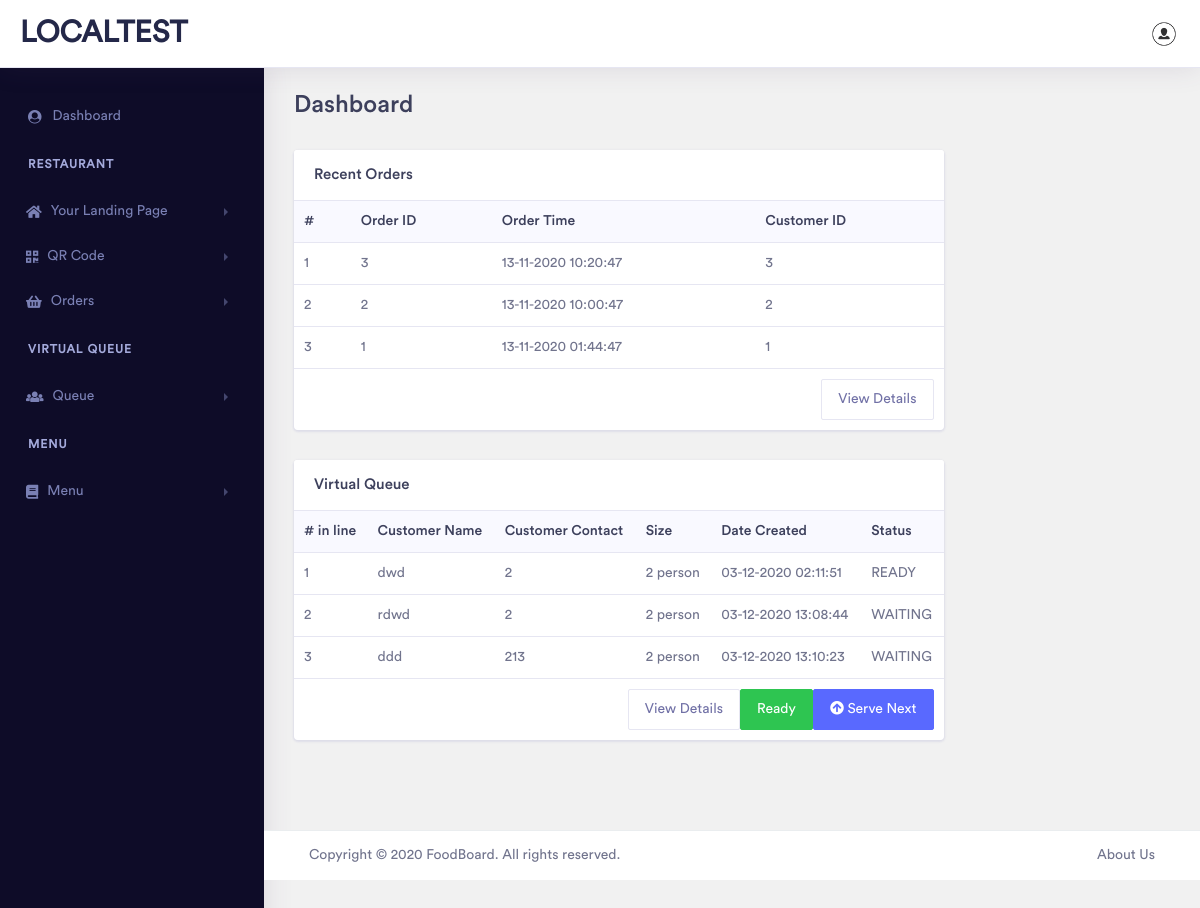
The app's page /client/index.php (signed in), older data.
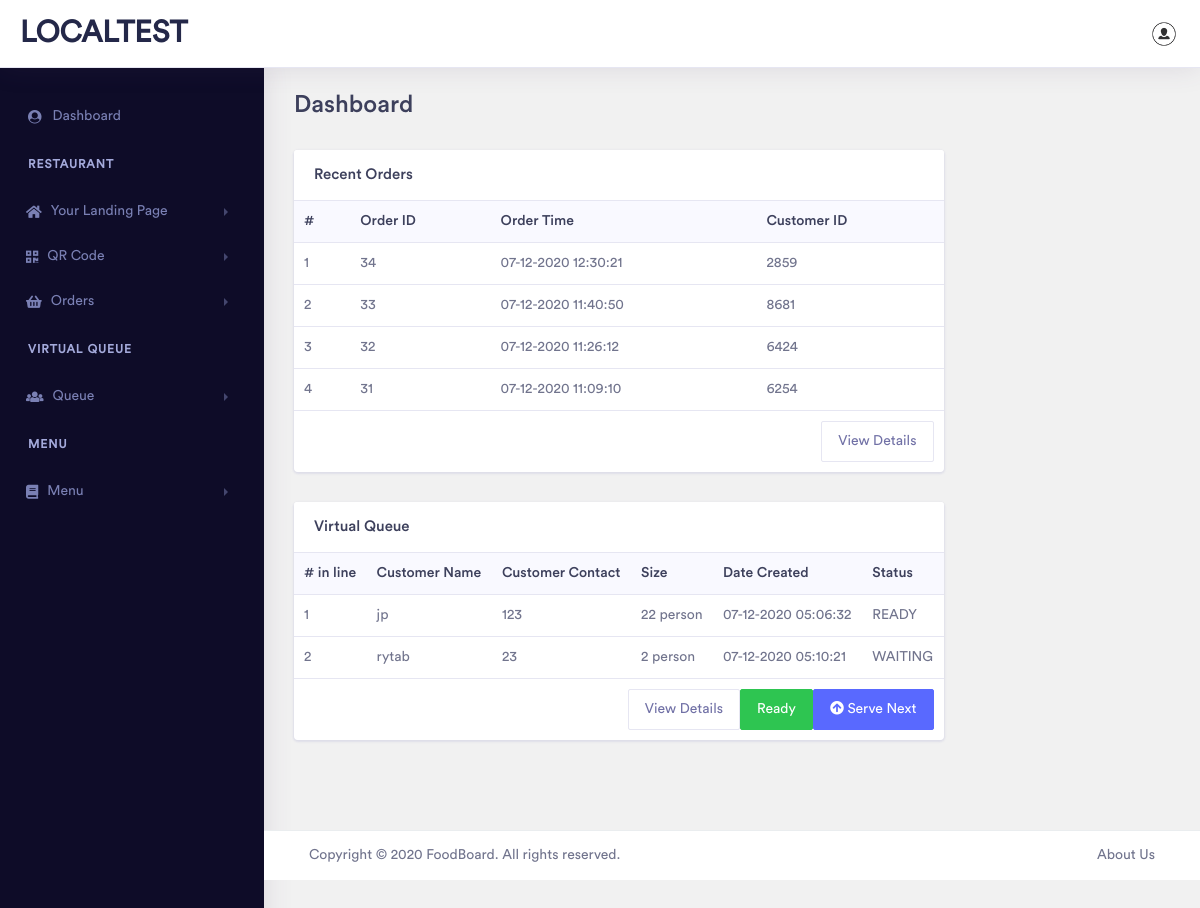
The same page, newer data.
### tables this page shows
CREATE TABLE `fos_order` (
  `uid` int(5) NOT NULL,
  `client_uid` int(5) NOT NULL,
  `order_cusid` int(5) NOT NULL,
  `order_status` varchar(50) NOT NULL,
  `date_created` varchar(50) NOT NULL,
  `date_edited` varchar(50) NOT NULL
);

CREATE TABLE `fos_queue` (
  `uid` int(5) NOT NULL,
  `client_uid` int(5) NOT NULL,
  `queue_number` varchar(50) NOT NULL,
  `queue_cus_name` varchar(50) NOT NULL,
  `queue_cus_contact` varchar(50) NOT NULL,
  `queue_cus_size` varchar(50) NOT NULL,
  `queue_status` varchar(50) NOT NULL,
  `date_created` varchar(50) NOT NULL
);

### client/index.php (the view, shortened to what the changed rows need)
<?php
include("include/connectdb.php");
$qry_order = "SELECT * FROM fos_order
        WHERE client_uid = '".$_SESSION['user_id']."' ORDER BY date_created DESC";
$result_order = mysqli_query($db, $qry_order);
$num_order = mysqli_num_rows($result_order);
$qry_queue = "SELECT * FROM fos_queue
					WHERE client_uid =  '".$_SESSION['user_id']."'";
$result_queue = mysqli_query($db, $qry_queue);
$num_queue = mysqli_num_rows($result_queue);
?>
<!doctype html>
<html lang="en">
<head>
    <link rel="stylesheet" href="assets/vendor/bootstrap/css/bootstrap.min.css">
    <link href="assets/vendor/fonts/circular-std/style.css" rel="stylesheet">
    <link rel="stylesheet" href="assets/libs/css/style.css">
    <link rel="stylesheet" href="assets/vendor/fonts/fontawesome/css/fontawesome-all.css">
    <link rel="stylesheet" href="assets/vendor/charts/chartist-bundle/chartist.css">
    <link rel="stylesheet" href="assets/vendor/charts/morris-bundle/morris.css">
    <link rel="stylesheet" href="assets/vendor/fonts/material-design-iconic-font/css/materialdesignicons.min.css">
    <link rel="stylesheet" href="assets/vendor/charts/c3charts/c3.css">
    <link rel="stylesheet" href="assets/vendor/fonts/flag-icon-css/flag-icon.min.css">
</head>
<body>
    <div class="dashboard-main-wrapper">
        <div class="dashboard-wrapper">
            <div class="dashboard-ecommerce">
                <div class="container-fluid dashboard-content ">
                    <div class="row">
                        <div class="col-xl-12 col-lg-12 col-md-12 col-sm-12 col-12">
                            <div class="page-header">
                                <h2 class="pageheader-title"> Dashboard </h2>
                            </div>
                        </div>
                    </div>
                    <div class="ecommerce-widget">
                        <div class="row">
                            <div class="col-xl-9 col-lg-12 col-md-6 col-sm-12 col-12">
                                <div class="card">
                                    <div class="card-body p-0">
                                        <div class="table-responsive">
                                            <table class="table">
                                                <thead class="bg-light">
                                                    <tr class="border-0">
                                                        <th class="border-0">#</th>
                                                        <th class="border-0">Order ID</th>
                                                        <th class="border-0">Order Time</th>
                                                        <th class="border-0">Customer ID</th>
                                                    </tr>
                                                </thead>
                                                <tbody>
                                                <?php for($c=0; $c<$num_order; $c++){ ?>
							                    <?php $order = mysqli_fetch_assoc($result_order);?>
                                                    <tr>
                                                        <td><?php echo $c+1;?></td>
                                                        <td><a href="order-detail.php?id=<?php echo $order['uid'];?>"><?php echo $order['uid'];?></a></td>
                                                        <td><?php echo $order['date_created'];?></td>
                                                        <td><?php echo $order['order_cusid'];?></td>
                                                    </tr>
                                                <?php } ?>
                                                </tbody>
                                            </table>
                                        </div>
                                    </div>
                                </div>
                            </div>
                            <div class="col-xl-9 col-lg-12 col-md-6 col-sm-12 col-12">
                                <div class="card">
                                    <div class="card-body p-0">
                                        <div class="table-responsive">
                                            <table class="table">
                                                <thead class="bg-light">
                                                    <tr class="border-0">
                                                        <th class="border-0"># in line</th>
                                                        <th class="border-0">Customer Name</th>
                                                        <th class="border-0">Customer Contact</th>
                                                        <th class="border-0">Size</th>
                                                        <th class="border-0">Date Created</th>
                                                        <th class="border-0">Status</th>
                                                    </tr>
                                                </thead>
                                                <tbody>
                                                <?php for($c=0; $c<$num_queue; $c++){ ?>
                                                <?php $q = mysqli_fetch_assoc($result_queue);?>
                                                    <tr>
                                                        <td><?php echo $q['queue_number'];?></td>
                                                        <td><?php echo $q['queue_cus_name'];?></td>
                                                        <td><?php echo $q['queue_cus_contact'];?></td>
                                                        <td><?php echo $q['queue_cus_size'];?> person</td>
                                                        <td><?php echo $q['date_created'];?></td>
                                                        <td><?php echo $q['queue_status'];?></td>
                                                    </tr>
                                                <?php } ?>
                                                </tbody>
                                            </table>
                                        </div>
                                    </div>
                                </div>
                            </div>
                        </div>
                    </div>
                </div>
            </div>
        </div>
    </div>
</body>
</html>

Row changes from the older to the newer data that the page shows:
removed fos_order: uid "3", date_created "13-11-2020 10:20:47", order_cusid "3"
removed fos_order: uid "2", date_created "13-11-2020 10:00:47", order_cusid "2"
removed fos_order: uid "1", date_created "13-11-2020 01:44:47", order_cusid "1"
removed fos_queue: queue_number "1", queue_cus_name "dwd", queue_cus_contact "2", queue_cus_size "2", date_created "03-12-2020 02:11:51", queue_status "READY"
removed fos_queue: queue_number "2", queue_cus_name "rdwd", queue_cus_contact "2", queue_cus_size "2", date_created "03-12-2020 13:08:44", queue_status "WAITING"
removed fos_queue: queue_number "3", queue_cus_name "ddd", queue_cus_contact "213", queue_cus_size "2", date_created "03-12-2020 13:10:23", queue_status "WAITING"
added fos_order: uid "34", date_created "07-12-2020 12:30:21", order_cusid "2859"
added fos_order: uid "33", date_created "07-12-2020 11:40:50", order_cusid "8681"
added fos_order: uid "32", date_created "07-12-2020 11:26:12", order_cusid "6424"
added fos_order: uid "31", date_created "07-12-2020 11:09:10", order_cusid "6254"
added fos_queue: queue_number "1", queue_cus_name "jp", queue_cus_contact "123", queue_cus_size "22", date_created "07-12-2020 05:06:32", queue_status "READY"
added fos_queue: queue_number "2", queue_cus_name "rytab", queue_cus_contact "23", queue_cus_size "2", date_created "07-12-2020 05:10:21", queue_status "WAITING"
